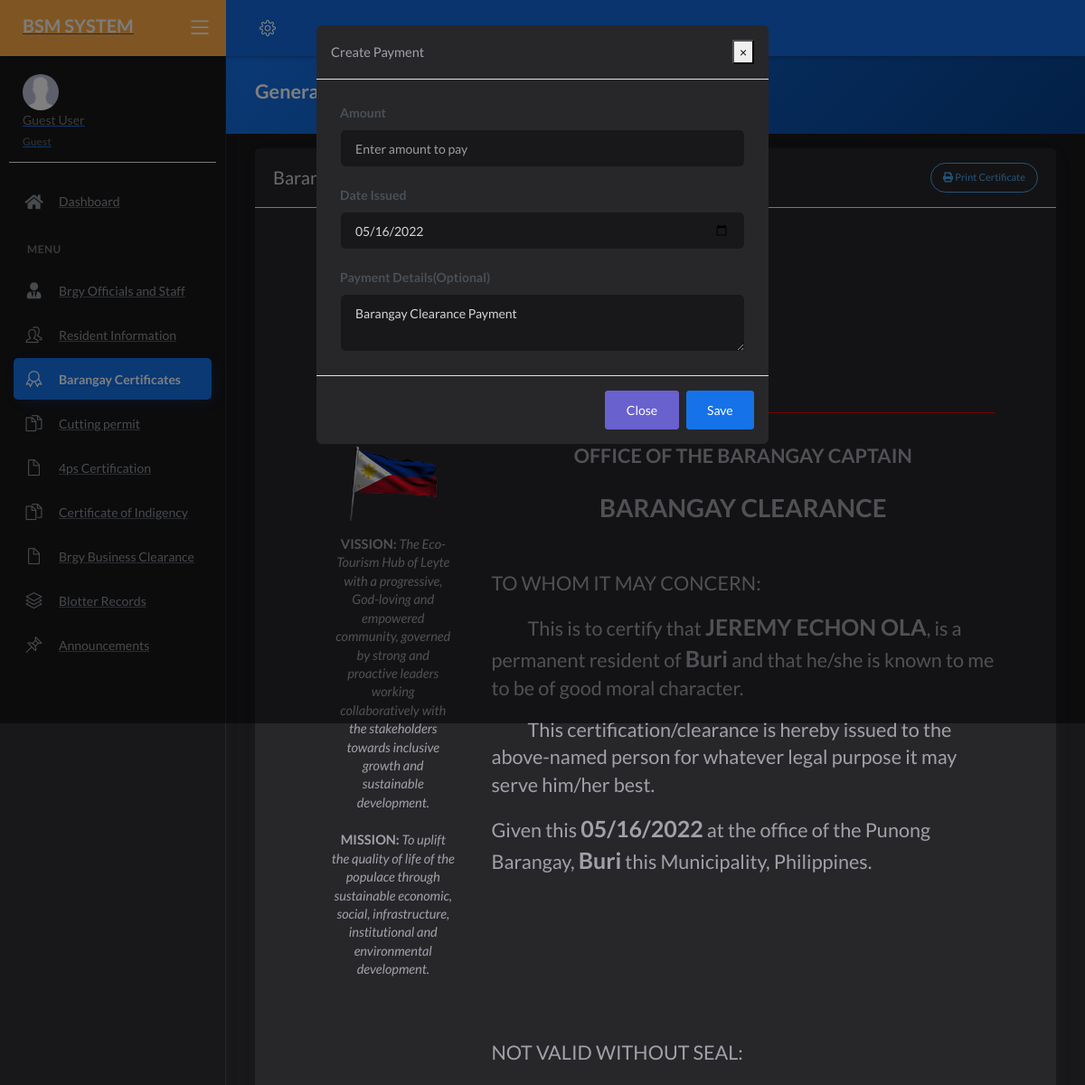
Page /generate_brgy_cert.php?id=169 (upper part) on the earlier database version.
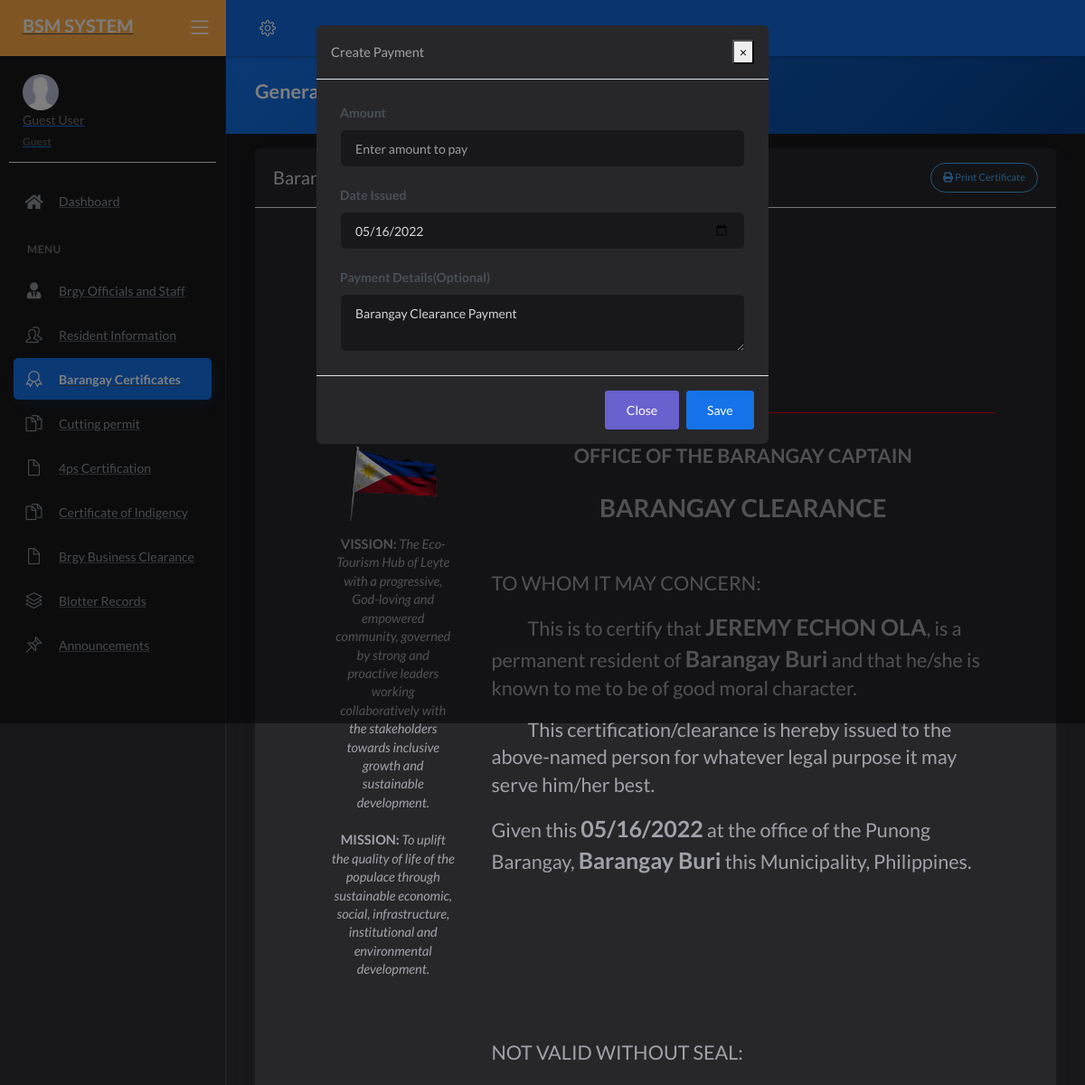
Same page on the later database version.
### tables this page shows
CREATE TABLE `tblbrgy_info` (
  `id` int(11) NOT NULL AUTO_INCREMENT,
  `province` varchar(100) DEFAULT NULL,
  `town` varchar(100) DEFAULT NULL,
  `brgy_name` varchar(50) DEFAULT NULL,
  `number` varchar(50) DEFAULT NULL,
  `text` text,
  `image` varchar(200) DEFAULT NULL,
  `city_logo` varchar(100) DEFAULT NULL,
  `brgy_logo` varchar(100) DEFAULT NULL,
  PRIMARY KEY (`id`)
);

### templates/main-header.php (called while the page is built, shortened)
<?php include 'model/fetch_brgy_info.php' ?>

### model/fetch_brgy_info.php (called while the page is built, shortened)
<?php
    $query = "SELECT * FROM tblbrgy_info";
    $result = $conn->query($query);
	$row = $result->fetch_assoc();
	if($row){
		$brgy 		= $row['brgy_name'];
	}
?>

### generate_brgy_cert.php (the view, shortened to what the changed rows need)
<?php include 'bootstrap/index.php' ?>
<?php
$id = $_GET['id'];
$query = "SELECT * FROM residents WHERE id='$id'";
$result = $conn->query($query);
$resident = $result->fetch_assoc();
?>
<!DOCTYPE html>
<html lang="en">
<head>
    <?php include 'templates/header.php' ?>
</head>
<body>
    <div class="wrapper">
        <?php include 'templates/main-header.php' ?>
        <div class="main-panel">
            <div class="content">
                <div class="panel-header bg-primary-gradient">
                    <div class="page-inner">
                        <div class="d-flex align-items-left align-items-md-center flex-column flex-md-row">
                            <div>
                                <h2 class="text-white fw-bold">Generate Certificate</h2>
                            </div>
                        </div>
                    </div>
                </div>
                <div class="page-inner">
                    <div class="row mt--2">
                        <div class="col-md-12">
                            <div class="card">
                                <div class="card-body m-5" id="printThis">
                                    <div class="d-flex flex-wrap justify-content-center" style="border-bottom:1px solid red">
                                        <div class="text-center">
                                            <h1 class="fw-bold mb-0"><i><?= ucwords($brgy) ?></i></h2>
                                                <p><i>Mobile No. <?= $number ?></i></p>
                                        </div>
                                    </div>
                                    <div class="row mt-2">
                                        <div class="col-md-9">
                                            <div class="text-center">
                                                <h2 class="mt-4 fw-bold">OFFICE OF THE BARANGAY CAPTAIN</h2>
                                            </div>
                                            <div class="text-center">
                                                <h1 class="mt-4 fw-bold mb-5">BARANGAY CLEARANCE</h1>
                                            </div>
                                            <h2 class="mt-5">TO WHOM IT MAY CONCERN:</h2>
                                            <h2 class="mt-3" style="text-indent: 40px;">This is to certify that <span class="fw-bold" style="font-size:25px"><?= ucwords($resident['firstname'] . ' ' . $resident['middlename'] . ' ' . $resident['lastname']) ?></span>, is a permanent resident of
                                                <span class="fw-bold" style="font-size:25px"><?= ucwords($brgy) ?></span> and that he/she is known to me to be of good moral character.
                                            </h2>
                                            <h2 class="mt-3" style="text-indent: 40px;">This certification/clearance is hereby issued to the above-named person for whatever legal purpose it may serve him/her best.</h2>
                                            <h2 class="mt-3">Given this <span class="fw-bold" style="font-size:25px"><?= date('m/d/Y') ?></span> at the office of the Punong Barangay, <span class="fw-bold" style="font-size:25px"><?= ucwords($brgy) ?></span>
                                                this Municipality, Philippines.</h2></span></h2>
                                            <h2 class="text-uppercase" style="margin-top:180px;">NOT VALID WITHOUT SEAL:</h2>
                                        </div>
                                    </div>
                                </div>
                            </div>
                        </div>
                    </div>
                </div>
            </div>
        </div>
    </div>
</body>
</html>

Differences in the rows shown:
changed tblbrgy_info: brgy_name "Buri" → "Barangay Buri"
